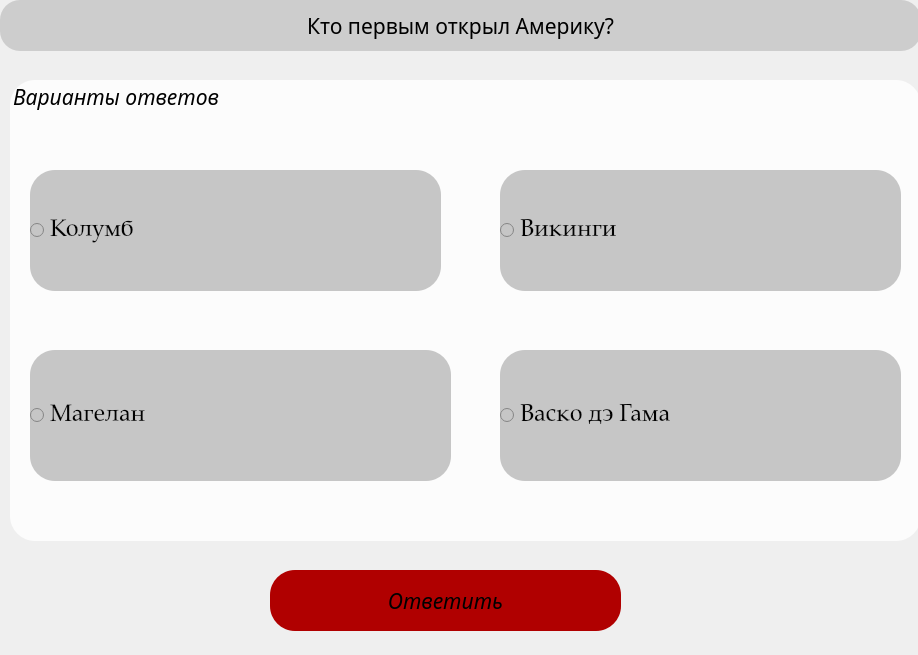
<?xml version="1.0" encoding="UTF-8"?>
<ui version="4.0">
 <class>MainWindow</class>
 <widget class="QMainWindow" name="MainWindow">
  <property name="geometry">
   <rect>
    <x>0</x>
    <y>0</y>
    <width>918</width>
    <height>655</height>
   </rect>
  </property>
  <property name="windowTitle">
   <string>Testing</string>
  </property>
  <property name="styleSheet">
   <string notr="true"/>
  </property>
  <widget class="QWidget" name="centralwidget">
   <widget class="QLabel" name="Queshen">
    <property name="geometry">
     <rect>
      <x>0</x>
      <y>0</y>
      <width>921</width>
      <height>51</height>
     </rect>
    </property>
    <property name="font">
     <font>
      <family>Playball</family>
      <pointsize>16</pointsize>
     </font>
    </property>
    <property name="cursor">
     <cursorShape>WhatsThisCursor</cursorShape>
    </property>
    <property name="styleSheet">
     <string notr="true">background-color: rgb(170, 170, 170, 50%);
border-radius: 20px;</string>
    </property>
    <property name="text">
     <string>Кто первым открыл Америку?</string>
    </property>
    <property name="alignment">
     <set>Qt::AlignCenter</set>
    </property>
   </widget>
   <widget class="QGroupBox" name="groupBox">
    <property name="geometry">
     <rect>
      <x>10</x>
      <y>80</y>
      <width>911</width>
      <height>461</height>
     </rect>
    </property>
    <property name="font">
     <font>
      <family>Playball</family>
      <pointsize>16</pointsize>
      <weight>50</weight>
      <italic>true</italic>
      <bold>false</bold>
      <underline>false</underline>
      <stylestrategy>PreferDefault</stylestrategy>
     </font>
    </property>
    <property name="cursor">
     <cursorShape>WhatsThisCursor</cursorShape>
    </property>
    <property name="styleSheet">
     <string notr="true">background-color: rgb(255, 255, 255, 80%);
border-radius: 25px;</string>
    </property>
    <property name="title">
     <string>Варианты ответов</string>
    </property>
    <widget class="QRadioButton" name="Answer1">
     <property name="geometry">
      <rect>
       <x>20</x>
       <y>90</y>
       <width>411</width>
       <height>121</height>
      </rect>
     </property>
     <property name="font">
      <font>
       <family>Palatino Linotype</family>
       <pointsize>18</pointsize>
      </font>
     </property>
     <property name="cursor">
      <cursorShape>PointingHandCursor</cursorShape>
     </property>
     <property name="styleSheet">
      <string notr="true">background-color: rgb(198, 198, 198);</string>
     </property>
     <property name="text">
      <string>Колумб</string>
     </property>
    </widget>
    <widget class="QRadioButton" name="Answer3">
     <property name="geometry">
      <rect>
       <x>20</x>
       <y>270</y>
       <width>421</width>
       <height>131</height>
      </rect>
     </property>
     <property name="font">
      <font>
       <family>Palatino Linotype</family>
       <pointsize>18</pointsize>
      </font>
     </property>
     <property name="cursor">
      <cursorShape>PointingHandCursor</cursorShape>
     </property>
     <property name="styleSheet">
      <string notr="true">background-color: rgb(198, 198, 198);</string>
     </property>
     <property name="text">
      <string>Магелан</string>
     </property>
    </widget>
    <widget class="QRadioButton" name="Answer4">
     <property name="geometry">
      <rect>
       <x>490</x>
       <y>270</y>
       <width>401</width>
       <height>131</height>
      </rect>
     </property>
     <property name="font">
      <font>
       <family>Palatino Linotype</family>
       <pointsize>18</pointsize>
      </font>
     </property>
     <property name="cursor">
      <cursorShape>PointingHandCursor</cursorShape>
     </property>
     <property name="styleSheet">
      <string notr="true">background-color: rgb(198, 198, 198);</string>
     </property>
     <property name="text">
      <string>Васко дэ Гама</string>
     </property>
    </widget>
    <widget class="QRadioButton" name="Answer2">
     <property name="geometry">
      <rect>
       <x>490</x>
       <y>90</y>
       <width>401</width>
       <height>121</height>
      </rect>
     </property>
     <property name="font">
      <font>
       <family>Palatino Linotype</family>
       <pointsize>18</pointsize>
      </font>
     </property>
     <property name="cursor">
      <cursorShape>PointingHandCursor</cursorShape>
     </property>
     <property name="styleSheet">
      <string notr="true">background-color: rgb(198, 198, 198);</string>
     </property>
     <property name="text">
      <string>Викинги</string>
     </property>
    </widget>
   </widget>
   <widget class="QPushButton" name="Answer">
    <property name="geometry">
     <rect>
      <x>270</x>
      <y>570</y>
      <width>351</width>
      <height>61</height>
     </rect>
    </property>
    <property name="font">
     <font>
      <family>Century Gothic</family>
      <pointsize>16</pointsize>
      <italic>true</italic>
     </font>
    </property>
    <property name="cursor">
     <cursorShape>PointingHandCursor</cursorShape>
    </property>
    <property name="styleSheet">
     <string notr="true">border-radius: 25px;
background-color: rgb(176, 0, 0);</string>
    </property>
    <property name="text">
     <string>Ответить</string>
    </property>
   </widget>
  </widget>
 </widget>
 <resources/>
 <connections/>
</ui>
